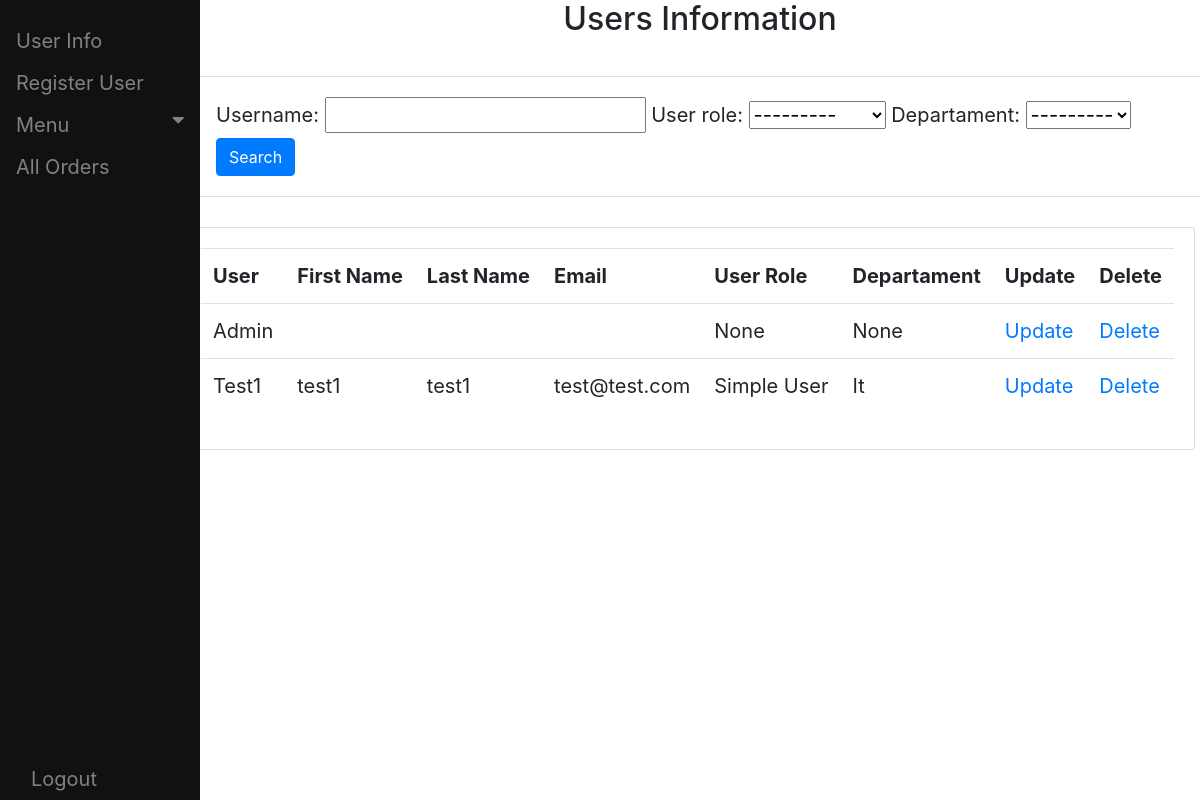
/user_info/ (signed in), run on the app's committed database.
### users/models.py (models this page shows)
class Departament(models.Model):
    Departament = models.CharField(max_length=128, blank=True, null=True)
    def __str__(self):
        return self.Departament

class CustomUser(AbstractUser):
    money =models.DecimalField(decimal_places=2, max_digits=20, default=5, blank=True, null=True)
    user_role = models.ForeignKey(UserRole, on_delete=DO_NOTHING, blank=True, null=True)
    Departament = models.ForeignKey(Departament, on_delete=DO_NOTHING, blank=True, null=True)

class UserRole(models.Model):
    name = models.CharField(max_length=128, blank=True, null=True)
    def __str__(self):
        return self.name

### users/views.py (the view)
# urls.py: path('user_info/', user_info, name='user-info'),
def user_info(request):
 if request.user.is_superuser:
        user_info = CustomUser.objects.all()
        myFilter = UsersFilter(request.GET, queryset=user_info)
        user_info = myFilter.qs
        contex = {'user_info': user_info, 'myFilter': myFilter}
        return render(request, 'users/user_info.html', contex)

### users/templates/users/user_info.html (shortened to what this page needs)
{% extends 'users/base.html'%}
{% block content %}
<div id="content" , name="content" , class="main">
    <div class="row justify-content-center">
        <div class="center">
            <div class="row justify-content-center">
                <div class="center">
                    <h2>Users Information</h2>
                </div>
            </div>
            <br>
            <div class="row">
                <div class="col">
                    <div class="card card-body">
                        <form method="get">
                            {{myFilter.form}}
                            <button class="btn btn-primary" type="submit">Search</button>
                        </form>
                    </div>
                </div>
            </div>
            <br>
            <div class="row">
                <div class="table-wrapper-scroll-y my-custom-scrollbar">
                    <div class="card card-body">
                        <table class="table">
                            <tr>
                                <th>User</th>
                                <th>First Name</th>
                                <th>Last Name</th>
                                <th>Email</th>
                                <th>User Role</th>
                                <th>Departament</th>
                                <th>Update</th>
                                <th>Delete</th>
                            </tr>
                            {% for i in user_info %}
                            <tr>
                                <td>{{i.username}}</td>
                                <td>{{i.first_name}}</td>
                                <td>{{i.last_name}}</td>
                                <td>{{i.email}}</td>
                                <td>{{i.user_role}}</td>
                                <td>{{i.Departament}}</td>
                                <td><a href="{% url 'update-users' i.id %}">Update</a></td>
                                <td><a href="{% url 'delete-users' i.id %}">Delete</a></td>
                            </tr>
                            {% endfor %}
                        </table>
                    </div>
                </div>
            </div>
        </div>
    </div>
</div>
{% endblock %}

### users/templates/users/base.html (style rules this page uses)
body { font-family: "Lato", sans-serif; }
.main { margin-left: 200px; font-size: 20px; padding: 0px 10px; }

### users/templates/users/user_info.html (style rules this page uses)
.my-custom-scrollbar { position: relative; height: 400px; overflow: auto; }

### data on the page
Departament: Departament "---------"
CustomUser: username "Admin", user_role "None", Departament "None"
CustomUser: username "Test1", first_name "test1", last_name "test1", email "test@test.com", user_role "Simple User", Departament "It"
